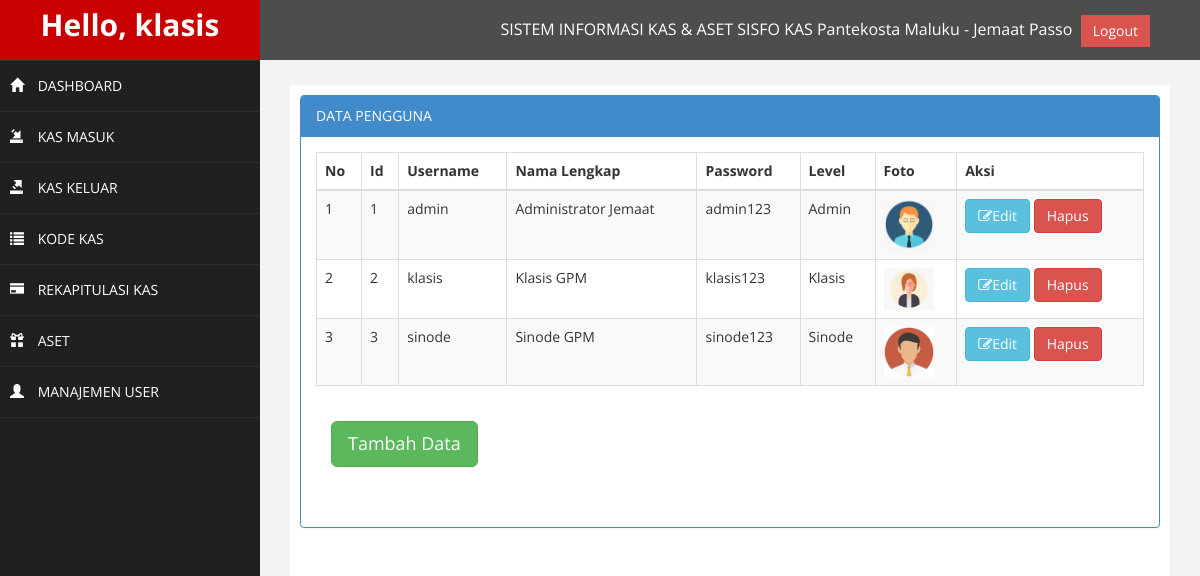
Page /halaman_admin.php?page=user (signed in) on the committed database.
### tables this page shows
CREATE TABLE `tuser` (
  `id` int(11) NOT NULL,
  `username` varchar(20) NOT NULL,
  `nama_lengkap` varchar(100) NOT NULL,
  `password` varchar(255) NOT NULL,
  `level` enum('Admin','Klasis','Sinode','') NOT NULL,
  `foto` varchar(255) NOT NULL
);

### page/user/user.php (the view, shortened to what this page needs)
<div class="row">
                <div class="col-md-12">
                    <div class="panel panel-primary">
                        <div class="panel-heading">
                             DATA PENGGUNA
                        </div>
                        <div class="panel-body">
                            <div class="table-responsive">
                                <table class="table table-striped table-bordered table-hover" id="dataTables-example">
                                    <thead>
                                        <tr>
                                            <th>No</th>
                                            <th>Id</th>
                                            <th>Username</th>
                                            <th>Nama Lengkap</th>
                                            <th>Password</th>
                                            <th>Level</th>
                                            <th>Foto</th>
                                            <th>Aksi</th>
                                        </tr>
                                    </thead>
                                    <tbody>
                                        <?php
                                        $no = 1;
                                        $sql = $koneksi-> query("select * from tuser");
                                        while ($data=$sql-> fetch_assoc()){
                                        ?>
                                        <tr class="odd gradeX">
                                            <td><?php echo $no++ ?></td>
                                            <td><?php echo $data['id']; ?></td>
                                            <td><?php echo $data['username']; ?></td>
                                            <td><?php echo $data['nama_lengkap']; ?></td>
                                            <td><?php echo $data['password']; ?></td>
                                            <td><?php echo $data['level']; ?></td>
                                            <td><img src="images/<?php echo $data['foto'] ?>" width="50" heigth="50" alt=""></td>
                                            <td>
                                                <a id="edit_data" data-toggle="modal" data-target="#edit" data-id="<?php echo $data['id'] ?>" data-username="<?php echo $data['username'] ?>" data-nama_lengkap="<?php echo $data['nama_lengkap'] ?>"data-password="<?php echo $data['password'] ?>" data-level="<?php echo $data['level'] ?>" data-foto="<?php echo $data['foto'] ?>" class="btn btn-info"><i class="fa fa-edit"></i>Edit</a>
                                                <a onclick="return confirm('Yakin Akan Menghapus Data Ini....????')" href="?page=user&aksi=hapus&id= <?php echo $data['id']; ?>" class="btn btn-danger"><i class="fa fa-trash"></i>Hapus</a>
                                            </td>
                                        </tr>
                                        <?php
                                            }
                                        ?>
                                    </tbody>
                                </table>
                            </div>
                        <div class="panel-body">
                            <button class="btn btn-success btn-lg" data-toggle="modal" data-target="#myModal">
                              Tambah Data
                            </button>
                      <div class="panel-body">
                    </div>
                </div>
</div>

### assets/css/custom.css (style rules this page uses)
body { font-family: 'Open Sans', sans-serif; }

### rows in the picture
tuser: id "1", username "admin", nama_lengkap "Administrator Jemaat", password "admin123", level "Admin", foto (picture)
tuser: id "2", username "klasis", nama_lengkap "Klasis GPM", password "klasis123", level "Klasis", foto (picture)
tuser: id "3", username "sinode", nama_lengkap "Sinode GPM", password "sinode123", level "Sinode", foto (picture)

### other values in the picture
$_SESSION['username'] "klasis"
